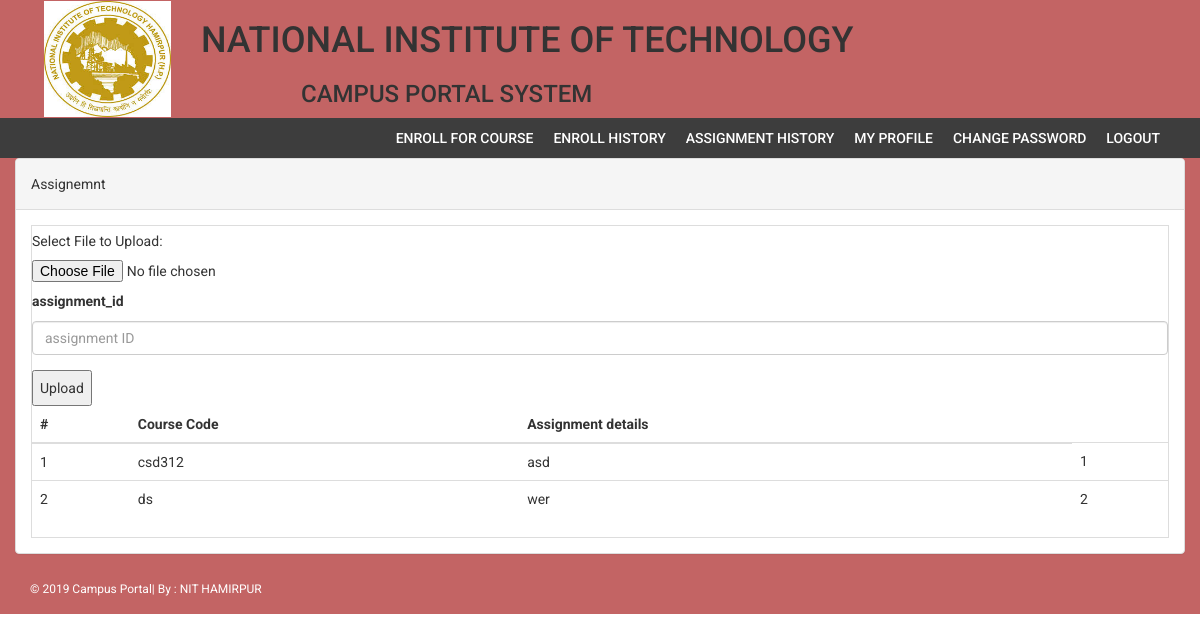
Page /student/assi_history.php (signed in) on the committed database.
### tables this page shows
CREATE TABLE `courseenroll` (
  `reg` varchar(20) NOT NULL,
  `cour` varchar(20) NOT NULL,
  `status` varchar(10) DEFAULT '0'
);

CREATE TABLE `assignment` (
  `course_id` varchar(20) DEFAULT NULL,
  `assignment_id` varchar(20) NOT NULL,
  `details` varchar(20) DEFAULT NULL
);

### student/assi_history.php (the view, shortened to what this page needs)
<?php
include('config.php');
?>
<!Doctype html>
<html>
<head>
<link rel="stylesheet" href="css/cus.css">
<link href="css/bootstrap.css" rel="stylesheet" />
    <link href="css/font-awesome.css" rel="stylesheet" />
    <link href="css/style.css" rel="stylesheet" />
</head>
<body>
<body>
<?php include('header.php');?>
<?php if($_SESSION['blogin']!="")
{
 include('menu.php');
}?>
                <div class="col-md-12">
                    <div class="panel panel-default">
                        <div class="panel-heading">
                            Assignemnt
                        </div>
                        <div class="panel-body">
                            <div class="table-responsive table-bordered">
                                <table class="table">
                                    <thead>
                                        <tr>
                                            <th>#</th>
                                            <th>Course Code</th>
                                            <th>Assignment details</th>
                                        </tr>
                                    </thead>
                                    <tbody>
<?php
$sql=mysqli_query($conn,"select * from courseenroll a inner join
 assignment b
  on a.cour=b.course_id
   	  where reg='".$_SESSION['blogin']."'");
$cnt=1;
while($row=mysqli_fetch_array($sql))
{
?>
                                        <tr>
                                            <td><?php echo $cnt;?></td>
                                            <td><?php echo htmlentities($row['cour']);?></td>
                                            <td><?php echo htmlentities($row['details']);?></td>
						<td><?php echo htmlentities($row['assignment_id']);?></td>
                                        </tr>
<?php
$cnt++;
} ?>
<form action="upload.php" method="post" enctype="multipart/form-data">
    <input type="file" name="fileToUpload" id="fileToUpload">
 <div class="form-group">
    <label for="assignment_id">assignment_id </label>
    <input type="text" class="form-control" id="assignment_id" name="assignment_id" placeholder="assignment ID" required />
 </div>
<input type="submit" name="submit" value="Upload">
</form>
                                    </tbody>
                                </table>
                            </div>
                        </div>
                    </div>
                </div>
</body>
  <?php include('footer.php');?>
 </html>

### student/css/style.css (style rules this page uses)
body { font-family: 'Roboto', sans-serif; line-height: 30px; }

### rows in the picture
courseenroll: cour "csd312", assignment.details "asd", assignment.assignment_id "1"
courseenroll: cour "ds", assignment.details "wer", assignment.assignment_id "2"
